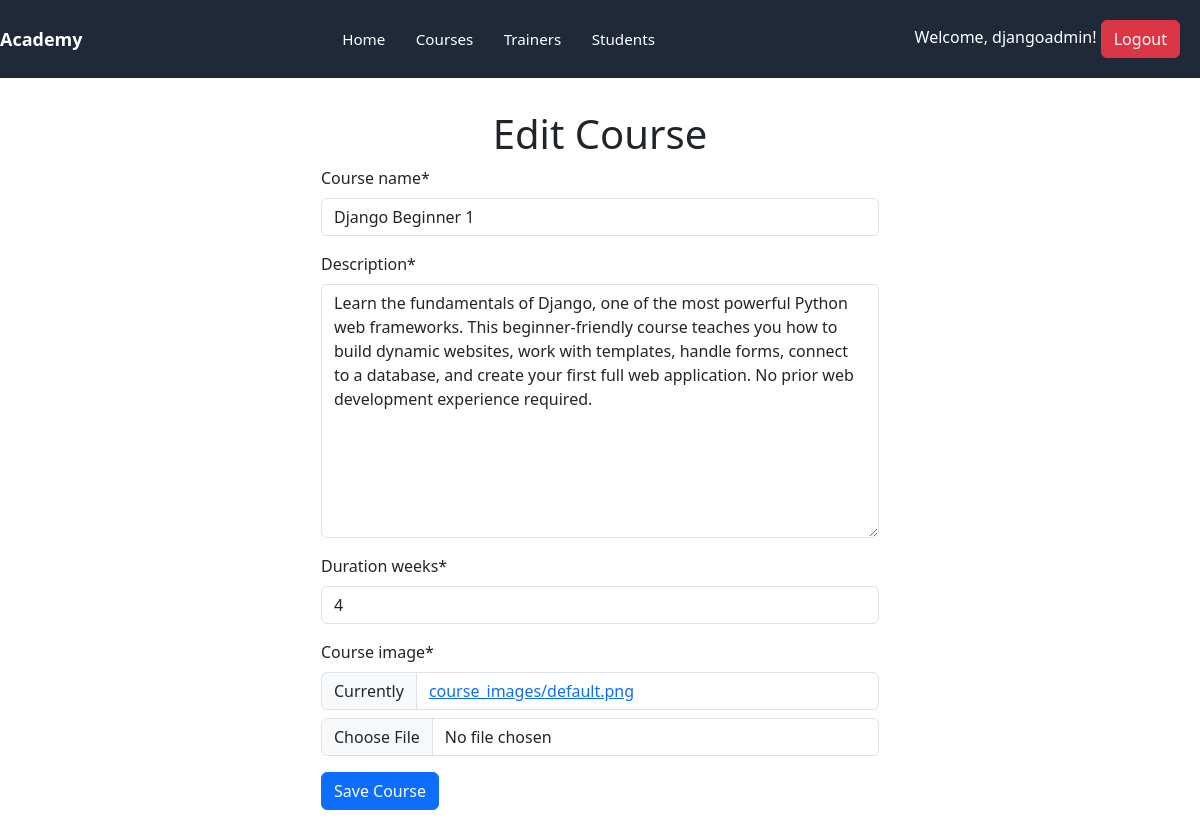
The page /academy/course/edit/1/ (signed in) on the database its author committed.
### academy/models.py (models this page shows, shortened)
class Course(models.Model):
    course_name = models.CharField(max_length=200)
    description = models.TextField()
    duration_weeks = models.IntegerField()
    course_image = models.ImageField(upload_to='course_images/', default='default.png')

### academy/views.py (the view)
# urls.py: path('course/edit/<int:id>/', views.course_edit, name='course_edit'),
@login_required
@permission_required('academy.change_course', raise_exception=True)
def course_edit(request, id):
    course= get_object_or_404(Course, id=id)
    if request.method == 'POST':
        form = CourseForm(request.POST, request.FILES, instance=course)
        if form.is_valid():
            form.save()
            return redirect('academy:course_detail', id=course.id)
    else:
        form = CourseForm(instance=course)
    context = {
        'form': form,
        'course': course,
        'is_edit': True
    }
    return render(request, 'academy/course_edit.html', context)

### academy/forms.py
class CourseForm(forms.ModelForm):
    class Meta:
        model = Course
        fields = '__all__'

### templates/academy/course_edit.html (shortened to what this page needs)
{% load static %}
{% load crispy_forms_tags %}
<!DOCTYPE html>
<html lang="en">
  <head>
    <link rel="stylesheet" href="{% static 'css/style.css' %}" />
    <link
      href="https://cdn.jsdelivr.net/npm/bootstrap@5.3.8/dist/css/bootstrap.min.css"
      rel="stylesheet"
    />
  </head>
  <body>
    {% include 'navbar.html' %}
    <main class="container">
        <h1 class="text-center">Edit Course</h1>
        <form method="post" enctype="multipart/form-data" class="w-50 m-auto">
            {{ form|crispy }}
            <button type="submit" class="btn btn-primary">Save Course</button>
        </form>
    </main>
  </body>
</html>

### templates/navbar.html
{% load static %}
<nav class="nav" role="navigation" aria-label="Main navigation">
  <div class="brand">Academy</div>
  <div class="nav-links">
    <a href="{% url 'home' %}" title="Home"
       {% if request.resolver_match and request.resolver_match.url_name == 'home' %}class="active"{% endif %}>
      Home
    </a>
    <a href="{% url 'academy:courses' %}" title="Courses"
       {% if request.resolver_match and request.resolver_match.namespace == 'academy' and request.resolver_match.url_name == 'courses' %}class="active"{% endif %}>
      Courses
    </a>
    <a href="{% url 'academy:trainers' %}" title="Trainers"
       {% if request.resolver_match and request.resolver_match.namespace == 'academy' and request.resolver_match.url_name == 'trainers' %}class="active"{% endif %}>
      Trainers
    </a>
    <a href="{% url 'academy:students' %}" title="Students"
       {% if request.resolver_match and request.resolver_match.namespace == 'academy' and request.resolver_match.url_name == 'students' %}class="active"{% endif %}>
      Students
    </a>
  </div>
  <div>
    {% if request.user.is_authenticated %}
      <span>Welcome, {{ request.user.username }}!</span>
      <a href="{% url 'logout' %}" class="btn btn-danger">Logout</a>
    {% else %}
      <a href="{% url 'login' %}" class="btn btn-primary">Login</a> |
      <a href="{% url 'register' %}" class="btn btn-secondary">Register</a>
    {% endif %}
  </div>
</nav>

### training_portal/static/css/style.css (style rules this page uses)
:root { --nav-bg: #1f2937; --nav-text: #ffffff; --nav-accent: #3b82f6; --nav-hover: rgba(255,255,255,0.08); --container-padding: 1.25rem; }
* { box-sizing: border-box; }
body { margin: 0; font-family: -apple-system, BlinkMacSystemFont, "Segoe UI", Roboto, "Helvetica Neue", Arial; color: #111827; background: #f8fafc; }
.nav { display: flex; align-items: center; justify-content: space-between; padding: var(--container-padding); background: var(--nav-bg); color: var(--nav-text); gap: 1rem; }
.nav .brand { font-weight: 700; font-size: 1.125rem; color: var(--nav-text); text-decoration: none; }
.nav .nav-links { display: flex; gap: 0.5rem; align-items: center; }
.nav .nav-links a { color: var(--nav-text); text-decoration: none; padding: 0.45rem 0.7rem; border-radius: 6px; transition: background 150ms ease, color 150ms ease, transform 120ms ease; font-weight: 500; font-size: 0.95rem; }
.container { max-width: 1100px; margin: 2rem auto; padding: 0 1rem; }

### rows shown on the page
Course: course_name "Django Beginner 1", description "Learn the fundamentals of Django, one of the most powerful Python web frameworks. This beginner-friendly course teaches you how to build dynamic websites, work with templates, handle forms, connect to a database, and create your first full web application. No prior web development experience required.", duration_weeks "4"

### other values the page prints
{{ request.user.username }} "djangoadmin"
